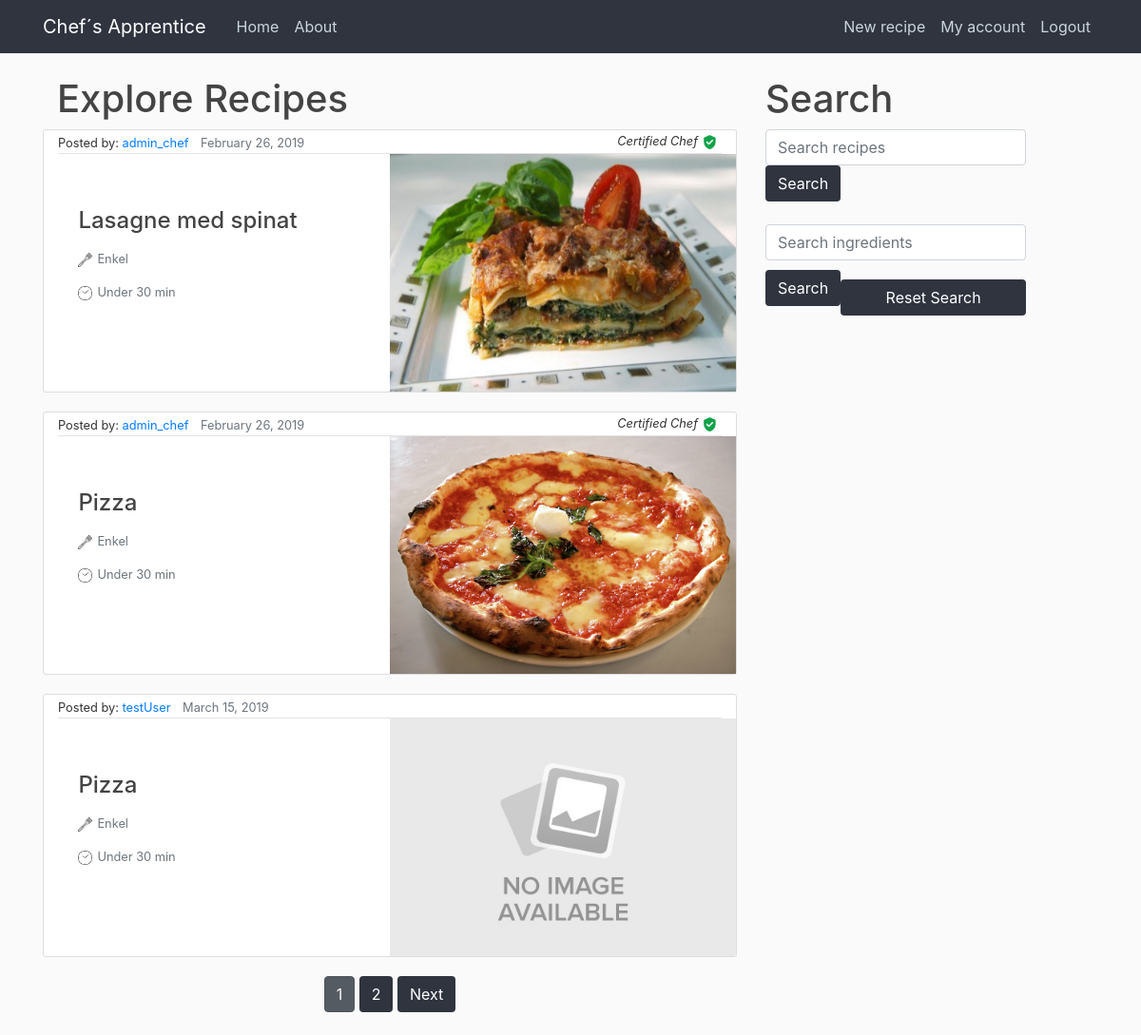
The app's page / (signed in), older data.
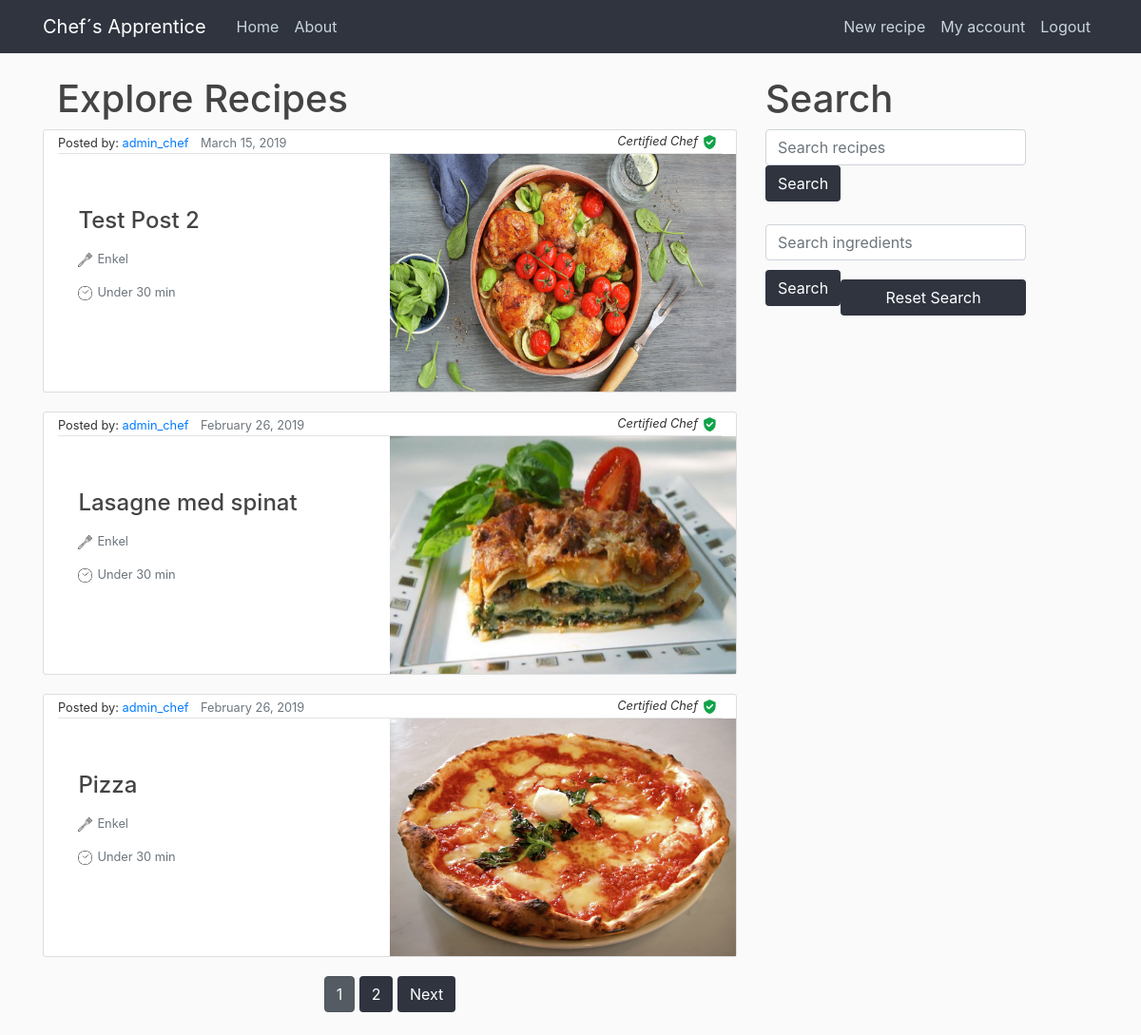
The same page, newer data.
### chefs_apprentice/models.py (models this page shows, shortened)
class Recipe(models.Model):
    title = models.CharField(max_length=100)  # tenkt samme som tilhørende post
    ingredients = models.ManyToManyField(ChosenIngredient, blank=True, related_name='+')  # liste av ingrediensobjekter
    description = models.TextField()  # tenkt sammen med content i post
    date_posted = models.DateTimeField(
        default=timezone.now)  # DateTimeField(auto_now=True) ville satt datoen til akkurat nå
    author = models.ForeignKey(User,
                               on_delete=models.CASCADE)  # on_delete=models.CASCADE sier at hvis brukeren blir slettet vil postene også bli slettet
    image = models.ImageField(default='default.jpg', upload_to='food_pics')
    visible = models.BooleanField(default=True)
    download = models.ManyToManyField(User,related_name="downloads",blank=True)

### chefs_apprentice/views.py (the view)
# urls.py: path('', views.home, name='chef-home'),
@login_required
def home(request):
    queryset = Recipe.objects.all().order_by("-date_posted")
    recipe = queryset[0]
    if request.GET.get("sortBy"):
        queryset =  Recipe.objects.all().order_by("-date_posted")
        context = {
            'recipies': queryset
        }
        return render(request, 'chefs_apprentice/home.html', context)
    start_list = []
    for a in queryset:
        if a.author.is_staff:
            start_list.append(a)
    for b in queryset:
        if b.author.is_staff == False:
            start_list.append(b)
    query = request.GET.get("q")
    if query:
        queryset = queryset.filter(
            Q(title__icontains=query)
        )
    query_i = request.GET.get("q_i")
    if query_i:
        input = query_i.split(',')
        ingredients = [x.strip() for x in input]
        ingredients = list(set(ingredients))
        queryset = getRecipies(queryset, ingredients)
    if not query_i and not query:
        queryset = start_list
    paginator = Paginator(queryset, 3) # Show 25 contacts per page
    page = request.GET.get('page')
    queryset = paginator.get_page(page)
    context = {
        'recipies': queryset
    }
    return render(request, 'chefs_apprentice/home.html', context)

### chefs_apprentice/templates/chefs_apprentice/home.html (shortened to what this page needs)
{% extends "chefs_apprentice/base.html" %}
{% block content%}
<div class="container">
  <div class="row">
    <div class="col">
        <h1>Explore Recipes</h1>
    </div>
    </div>
</div>
  {% for recipe in recipies %}
    {% if recipe.visible %}
      <article class="media recipe-section">
        <div class="container">
          <div class="article-metadata">
            <small>Posted by: <a class="mr-2" href="#">{{ recipe.author }}</a></small>
            <small class="text-muted">{{ recipe.date_posted|date:"F d, Y" }}</small>
            <small class="certification">{% if recipe.author.is_staff %}<i>Certified Chef</i><img class="verified" id="certified" src="static/chefs_apprentice/verified.png" alt="#">{% endif %}</small>
          </div>
          <div class="row">
            <div class="col-sm pt-5">
                <h2><a class="article-title" href="{%url 'view_recipe' recipetitle=recipe.title pk=recipe.pk%}">{{ recipe.title }}</a></h2>
                <small class="article-content text-muted"><img class="verified" src="static/chefs_apprentice/spatula.png" alt="#">Enkel</small>
                <small class="article-content text-muted"><img class="verified" src="static/chefs_apprentice/time.png" alt="#">Under 30 min</small>
            </div>
            <div class="col-sm">
              <img class="food_image" src="{{ recipe.image.url }}" alt="#">
            </div>
          </div>
        </div>
      </article>
    {% endif %}
  {% endfor  %}
  <div class="pagination">
    <span class="step-links">
        {% for num in recipies.paginator.page_range %}
          {% if recipies.number == num %}
            <a class="btn btn-secondary active mb-4" href="?page={{ num }}&q={{ request.GET.q }}">{{ num }}</a>
          {% elif num > recipies.number|add:'-3' and num < recipies.number|add:'3' %}
            <a class="btn btn-rounded-info mb-4" href="?page={{ num }}">{{ num }}</a>
          {% endif %}
        {% endfor %}
        {% if recipies.has_next %}
            <a class="btn btn-rounded-info mb-4" href="?page={{ recipies.next_page_number }}&q={{ request.GET.q }}">Next</a>
        {% endif %}
    </span>
</div>
{% endblock content %}

### chefs_apprentice/templates/chefs_apprentice/base.html (shortened to what this page needs)
{% load static %}
<!DOCTYPE html>
<html lang="en" dir="ltr">
  <head>
   <link rel="stylesheet" href="https://stackpath.bootstrapcdn.com/bootstrap/4.3.1/css/bootstrap.min.css">
   <link rel="stylesheet" href="{% static 'chefs_apprentice/main.css' %}">
  <link rel="stylesheet" href="https://use.fontawesome.com/releases/v5.4.1/css/all.css"
>
  </head>
  <body>
    <header class="site-header">
      <nav class="navbar navbar-expand-md navbar-dark bg-steel fixed-top">
        <div class="container">
          <a class="navbar-brand mr-4" href="{% url 'chef-home' %}">Chef´s Apprentice</a>
          <div class="collapse navbar-collapse" id="navbarToggle">
            <div class="navbar-nav mr-auto">
              <a class="nav-item nav-link" href="{% url 'chef-home' %}">Home</a>
              <a class="nav-item nav-link" href="{% url 'chef-about' %}">About</a>
            </div>
            <div class="navbar-nav">
              {% if user.is_authenticated %}
              <a class="nav-item nav-link" href="{% url 'recipe-create' %}">New recipe</a>
              <a class="nav-item nav-link" href="{% url 'profile' %}">
                My account
              </a>
                <a class="nav-item nav-link" href="{% url 'logout' %}">Logout</a>
              {% else %}
                <a class="nav-item nav-link" href="{% url 'login' %}">Login</a>
                <a class="nav-item nav-link" href="{% url 'register' %}">Register</a>
              {% endif %}
            </div>
          </div>
        </div>
      </nav>
    </header>
    <main role="main" class="container">
      <div class="row">
        <div class="col-md-8">
          {% block content %}{% endblock %}
        </div>
        {% if request.path == "/" %}
          <div class="col-md-4">
            <h1>Search</h1>
            {% if request.user.is_authenticated %}
                <form id="searchfield" method='GET' action ='' class="form-inline md-form mr-auto mb-4">
                  <input id="titleField" class="form-control mr-sm-2" type ='text' name = 'q' placeholder ='Search recipes' aria-label="Search" value='{{ request.GET.q}}' />
                  <button class="btn btn-rounded btn-mr-sm-2" type="submit">Search</button>
                </form>
                <form id="searchfield_i" method='GET' action ='' class="form-inline md-form mr-auto mb-4">
                  <input id="ingredientsField" class="form-control mr-sm-2" type ='text' name = 'q_i' placeholder ='Search ingredients' aria-label="Search" value='{{ request.GET.q_i }}' />
                  <button class="btn btn-rounded btn-mr-sm-2" type="submit">Search</button>
                  <button id="resetbtn" class="btn btn-rounded btn-mr-sm-2" type='submit' onclick="ingredientsField.value='', titleField.value=''">Reset Search</button>
              </form>
              </div>
          {% endif %}
          </div>
    </main>
    {% endif %}
  </body>
</html>

### chefs_apprentice/static/chefs_apprentice/main.css (style rules this page uses)
body { background: #fafafa; color: #333333; margin-top: 5rem; }
h1, h2, h3, h4, h5, h6 { color: #444444; }
.navbar-brand { color:#ffffff; }
.bg-steel { background-color: #2F343F; }
.site-header .navbar-nav .nav-link { color: #cbd5db; }
.recipe-section { background: #ffffff; padding: 0; border: 1px solid #dddddd; border-radius: 3px; margin-bottom: 20px; }
.article-title { color: #444444; font-size: 1.5rem; justify-content: center; margin-left: 10%; margin-right: 10px; text-align: justify; }
.col-sm { margin:0; padding:0; }
.article-content { white-space: pre-line; display: block; justify-content: center; margin: 15px 10%; margin-left:10%; }
.article-metadata { padding-bottom: 0; margin-bottom: 0; border-bottom: 1px solid #e3e3e3 }
.btn { background-color:#2F343F; color:white; }
#resetbtn { margin-top: 20px; width: 195px; }
.food_image { height: 250px; width: 100%; float: right; padding: 0; margin:0; }
.certification { float:right; margin-top: 2px; }
#certified { margin-left: 5px; }
.nav-link { color:#2F343F ; }
.verified { height: 15px; width: 15px; margin-right: 5px; }
.step-links { margin:auto; }

Row changes from the older to the newer data that the page shows:
no longer on this page (row edited): Recipe: author "testUser", date_posted "March 15, 2019", title "Pizza", visible True (drawn), image (placeholder picture)
added Recipe: author "admin_chef", date_posted "March 15, 2019", visible True (drawn), title "Test Post 2", image (picture)
